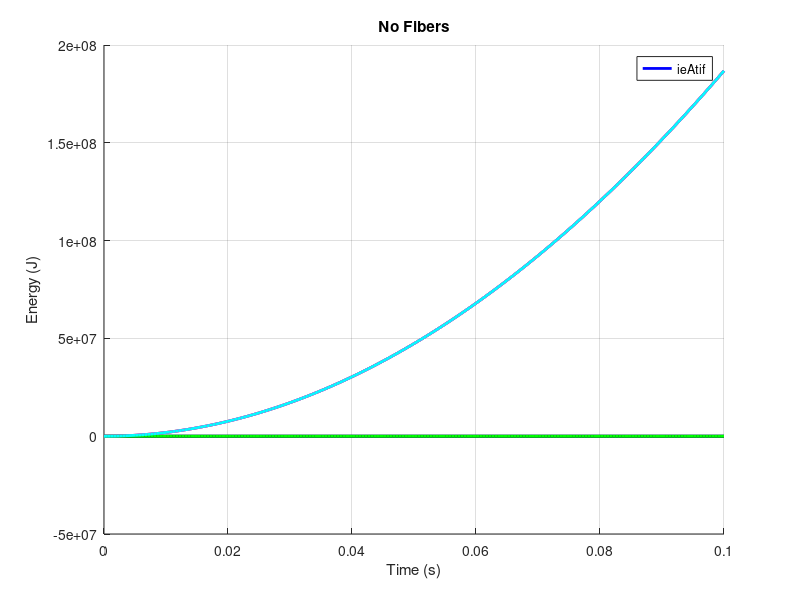
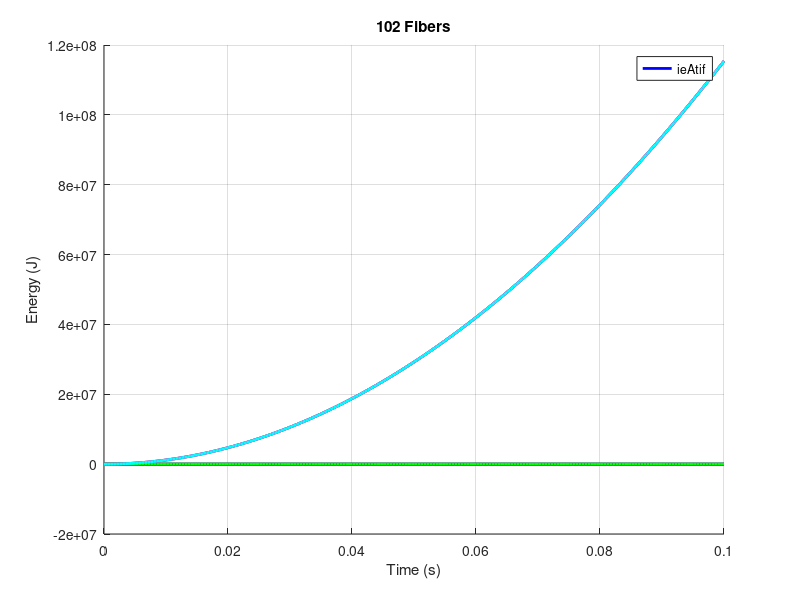
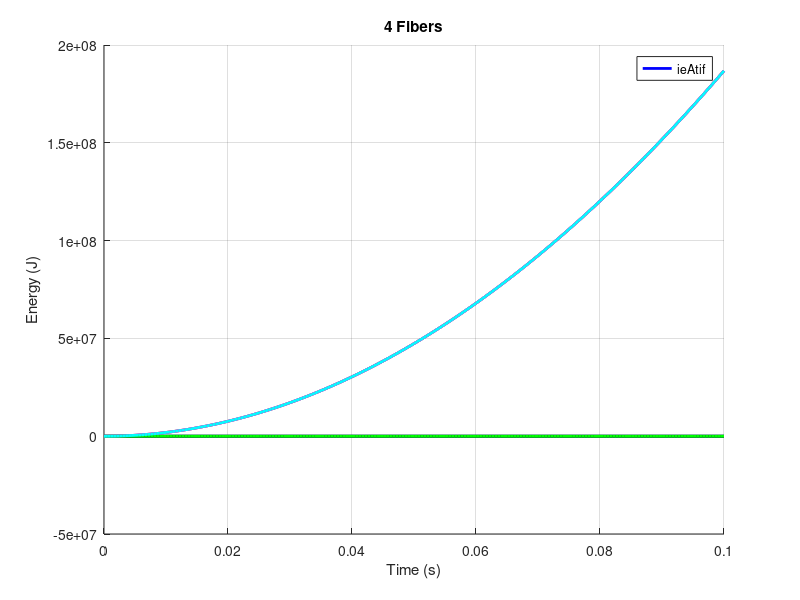
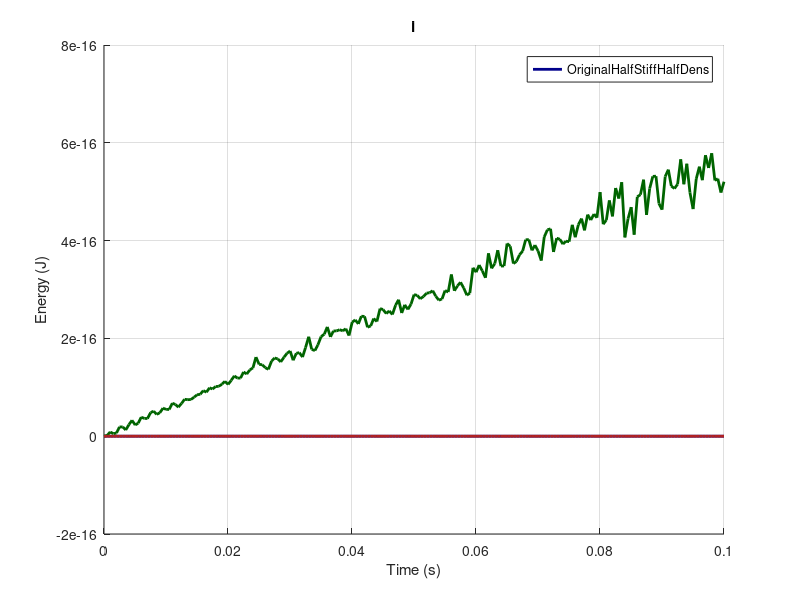

MATLAB code for these plots, in order: (Note: this script raises an error after producing the figures.)
clear; clc; close all;

% fid0=fopen("EmbeddedElt_Mod_Load0.txt",'r');
% fid1=fopen("EmbeddedElt_Mod_Load102.txt",'r');
% fid4=fopen("EmbeddedElt_Mod_Load4.txt",'r');



fid0=fopen("Flagshyp_1h_1e_en.txt",'r');
fid1=fopen("Flagshyp_1h_1e-HalfStiff.txt",'r');
fid4=fopen("Flagshyp_1h_1e-HalfDense.txt",'r');


Legend3=["Original","HalfStiff","HalfDens"];
Color0 = '#00008B';
Color1 = '#006400';
Color4 = '#B22222';
set(0,'defaultfigurecolor',[1 1 1]);

for i=1:4
    tline = fgetl(fid0);
    tline = fgetl(fid1);
    tline = fgetl(fid4);
end
Energy0 = fscanf(fid0, '%f ',[10,201]);
Energy1 = fscanf(fid1, '%f ',[10,201]);
Energy4 = fscanf(fid4, '%f ',[10,201]);

for i=1:4
    tline = fgetl(fid0);
    tline = fgetl(fid1);
    tline = fgetl(fid4);
end

Elt0 = fscanf(fid0, '%f ',[7,101]);
Elt1 = fscanf(fid1, '%f ',[7,101]);
Elt4 = fscanf(fid4, '%f ',[7,101]);

for i=1:3
    tline = fgetl(fid0);
    tline = fgetl(fid1);
    tline = fgetl(fid4);
end

Nodes0 = fscanf(fid0, '%f ',[17,101]);
Nodes1 = fscanf(fid1, '%f ',[17,101]);
Nodes4 = fscanf(fid4, '%f ',[17,101]);

fclose('all');
%% Energy Plots

EnergyLeg=["Time","Artificial Strain Energy", "Creep Dissapation","Total Strain Energy","Kinetic Energy","Plastic Dissipation", "Elastic Strain","Viscous Disipation", "External Work","Total Energy"];

%Elt0
figure(); hold on; grid on;
Legend0=[];
plot(Energy0(1,:),Energy0(2,:),'b','Linewidth', 2);
Legend0=[Legend0 EnergyLeg(2)];
% plot(Energy0(1,:),Energy0(3,:),'Linewidth', 1);
% Legend0=[Legend0 EnergyLeg(3)];
plot(Energy0(1,:),Energy0(4,:),'r','Linewidth', 2);
Legend0=[Legend0 EnergyLeg(4)];
plot(Energy0(1,:),Energy0(5,:),'k','Linewidth', 2);
Legend0=[Legend0 EnergyLeg(5)];
% plot(Energy0(1,:),Energy0(6,:),'Linewidth', 1);
% Legend0=[Legend0 EnergyLeg(6)];
plot(Energy0(1,:),Energy0(7,:),'m','Linewidth', 2);
Legend0=[Legend0 EnergyLeg(7)];
plot(Energy0(1,:),-Energy0(8,:),'g','Linewidth', 2);
Legend0=[Legend0 EnergyLeg(8)];
plot(Energy0(1,:),Energy0(9,:),'c','Linewidth', 2);
Legend0=[Legend0 EnergyLeg(9)];
xlabel("Time (s)");
ylabel("Energy (J)");
title("No Fibers");
legend(Legend0);
hold off;

%Elt1
figure(); hold on; grid on;
Legend1=[];
plot(Energy1(1,:),Energy1(2,:),'b','Linewidth', 2);
Legend1=[Legend1 EnergyLeg(2)];
% plot(Energy1(1,:),Energy1(3,:),'Linewidth', 1);
% Legend1=[Legend1 EnergyLeg(3)];
plot(Energy1(1,:),Energy1(4,:),'r','Linewidth', 2);
Legend1=[Legend1 EnergyLeg(4)];
plot(Energy1(1,:),Energy1(5,:),'k','Linewidth', 2);
Legend1=[Legend1 EnergyLeg(5)];
% plot(Energy1(1,:),Energy1(6,:),'Linewidth', 1);
% Legend1=[Legend1 EnergyLeg(6)];
plot(Energy1(1,:),Energy1(7,:),'m','Linewidth', 2);
Legend1=[Legend1 EnergyLeg(7)];
plot(Energy1(1,:),-Energy1(8,:),'g','Linewidth', 2);
Legend1=[Legend1 EnergyLeg(8)];
plot(Energy1(1,:),Energy1(9,:),'c','Linewidth', 2);
Legend1=[Legend1 EnergyLeg(9)];
xlabel("Time (s)");
ylabel("Energy (J)");
title("102 Fibers");
legend(Legend1);
hold off;

%Elt4
figure(); hold on; grid on;
Legend4=[];
plot(Energy4(1,:),Energy4(2,:),'b','Linewidth', 2);
Legend4=[Legend4 EnergyLeg(2)];
% plot(Energy4(1,:),Energy4(3,:),'Linewidth', 1);
% Legend4=[Legend4 EnergyLeg(3)];
plot(Energy4(1,:),Energy4(4,:),'r','Linewidth', 2);
Legend4=[Legend4 EnergyLeg(4)];
plot(Energy4(1,:),Energy4(5,:),'k','Linewidth', 2);
Legend4=[Legend4 EnergyLeg(5)];
% plot(Energy4(1,:),Energy4(6,:),'Linewidth', 1);
% Legend4=[Legend4 EnergyLeg(6)];
plot(Energy4(1,:),Energy4(7,:),'m','Linewidth', 2);
Legend4=[Legend4 EnergyLeg(7)];
plot(Energy4(1,:),-Energy4(8,:),'g','Linewidth', 2);
Legend4=[Legend4 EnergyLeg(8)];
plot(Energy4(1,:),Energy4(9,:),'c','Linewidth', 2);
Legend4=[Legend4 EnergyLeg(9)];
xlabel("Time (s)");
ylabel("Energy (J)");
title("4 Fibers");
legend(Legend4);
hold off;

for i=2:10
    figure; hold on; grid on;
    plot(Energy0(1,:),Energy0(i,:),'Color', Color0,'Linewidth', 2);
    plot(Energy1(1,:),Energy1(i,:),'Color', Color1,'Linewidth', 2);
    plot(Energy4(1,:),Energy4(i,:),'Color', Color4,'Linewidth', 2);
    xlabel("Time (s)");
    ylabel("Energy (J)");
    title(EnergyLeg(i));
    legend(Legend3);
%     legend("0Fiber","102Fiber","4Fiber");
end
%% Energy Summations 

%["Time","Artificial Strain Energy", "Creep Dissapation","Total Strain Energy","Kinetic Energy","Plastic Dissipation", "Elastic Strain","Viscous Disipation", "External Work","Total Energy"];

    %Energy Balance All Sims
    figure; hold on; grid on;
    plot(Energy0(1,:),Energy0(4,:),'Color', '#00008B' ,'Linewidth', 1,'MarkerIndices',1:5:100); 
    plot(Energy0(1,:),Energy0(4,:)-Energy0(9,:)+Energy0(5,:)+Energy0(2,:),'Color','#4169E1','Linewidth', 1,'MarkerIndices',1:5:100);
    plot(Energy0(1,:),-Energy0(9,:),'Color', '#1E90FF','Linewidth', 1,'MarkerIndices',1:5:100);
    
    plot(Energy1(1,:),Energy1(4,:),'Color','#006400','Linewidth', 1,'MarkerIndices',1:5:100);
    plot(Energy1(1,:),Energy1(4,:)-Energy1(9,:)+Energy1(5,:)+Energy1(2,:),'Color',  '#228B22','Linewidth', 1,'MarkerIndices',1:5:100);
    plot(Energy1(1,:),-Energy1(9,:),'Color','#3CB371' ,'Linewidth', 1,'MarkerIndices',1:5:100);
    
    plot(Energy4(1,:),Energy4(4,:),'Color','#B22222' ,'Linewidth', 1,'MarkerIndices',1:5:100);
    plot(Energy4(1,:),Energy4(4,:)-Energy4(9,:)+Energy4(5,:)+Energy4(2,:),'Color','#FF4500' ,'Linewidth', 1,'MarkerIndices',1:5:100);
    plot(Energy4(1,:),-Energy4(9,:), 'Color','#FF6347','Linewidth', 1,'MarkerIndices',1:5:100);
    
    
    xlabel("Time (s)");
    ylabel("Energy (J)");
    title("Energy Balance");   
    legend("0Fiber Strain Energy","0Fiber Total Energy","0Fiber External Work","102Fiber Strain Energy","102Fiber Total Energy","102Fiber External Work","4Fiber Strain Energy","4Fiber Total Energy","4Fiber External Work");
    
    %Summation of Energy Terms
%     figure; hold on; grid on;
%     plot(Energy0(1,:),Energy0(4,:)-Energy0(8,:)+Energy0(5,:)+Energy0(2,:),'Linewidth', 1);
%     plot(Energy1(1,:),Energy1(4,:)-Energy1(7,:)+Energy1(5,:)+Energy1(2,:),'Linewidth', 1);
%     plot(Energy4(1,:),Energy4(4,:)-Energy4(7,:)+Energy4(5,:)+Energy4(2,:),'Linewidth', 1);
%     xlabel("Time (s)");
%     ylabel("Energy (J)");
%     title("Summation of All Energy");
%     legend("Elt0","Elt1","Elt4");
%     
     
    %Conservation of Energy 0
    figure; hold on; grid on;
    plot(Energy0(1,:),Energy0(4,:),'Color', '#00008B','Linewidth', 1);
    plot(Energy0(1,:),-Energy0(9,:),'Color','#4169E1','Linewidth', 1);
    plot(Energy0(1,:),Energy0(4,:)-Energy0(9,:),'Color', '#1E90FF','Linewidth', 1);
    xlabel("Time (s)");
    ylabel("Energy (J)");
    title("Elt0");
    legend("Strain Energy","External Work","Sum");
    
    %Conservation of Energy 1
    figure; hold on; grid on;
    plot(Energy1(1,:),Energy1(4,:),'Color','#006400','Linewidth', 1);
    plot(Energy1(1,:),-Energy1(9,:),'Color',  '#228B22','Linewidth', 1);
    plot(Energy1(1,:),Energy1(4,:)-Energy1(9,:),'Color','#3CB371','Linewidth', 1);
    xlabel("Time (s)");
    ylabel("Energy (J)");
    title("Elt102");
    legend("Strain Energy","External Work","Sum");
    
    %Conservaion of Energy 4
    figure; hold on; grid on;
    plot(Energy4(1,:),Energy4(4,:),'Color','#B22222' ,'Linewidth', 1);
    plot(Energy4(1,:),-Energy4(9,:),'Color','#FF4500','Linewidth', 1);
    plot(Energy4(1,:),Energy4(4,:)-Energy4(9,:),'Color','#FF6347','Linewidth', 1);
    xlabel("Time (s)");
    ylabel("Energy (J)");
    title("Elt4");
    legend("Strain Energy","External Work","Sum");

%% Element Outputs

EltLeg=["Time (s)","ER33","ER Max Principal","LE33","LE Max Principal","S Max Principal","S33"];

%ER33
% figure; hold on; grid on;
% plot(Elt0(1,:),Elt0(2,:),'Linewidth', 2);
% plot(Elt1(1,:),Elt1(2,:),'Linewidth', 2);
% plot(Elt4(1,:),Elt4(2,:),'Linewidth', 2);
% xlabel("Time (s)");
% ylabel("Strain Rate (1/s)");
% title(EltLeg(2));
% legend(Legend3);

%ER Max Principle
figure; hold on; grid on;
plot(Elt0(1,:),Elt0(3,:),'Linewidth', 2);
plot(Elt1(1,:),Elt1(3,:),'Linewidth', 2);
plot(Elt4(1,:),Elt4(3,:),'Linewidth', 2);
xlabel("Time (s)");
ylabel("Strain Rate (1/s)");
title(EltLeg(3));
legend(Legend3);

%LE33
% figure; hold on; grid on;
% plot(Elt0(1,:),Elt0(4,:),'Linewidth', 2);
% plot(Elt1(1,:),Elt1(4,:),'Linewidth', 2);
% plot(Elt4(1,:),Elt4(4,:),'Linewidth', 2);
% xlabel("Time (s)");
% ylabel("Strain");
% title(EltLeg(4));
% legend(Legend3);
% LE33=[Elt0(4,:);Elt1(4,:);Elt4(4,:)];

%LE Max Principle
figure; hold on; grid on;
plot(Elt0(1,:),Elt0(5,:),'Color', Color0,'Linewidth', 2);
plot(Elt1(1,:),Elt1(5,:),'Color', Color1,'Linewidth', 2);
plot(Elt4(1,:),Elt4(5,:),'Color', Color4,'Linewidth', 2);
xlabel("Time (s)");
ylabel("Strain");
title(EltLeg(5));
legend(Legend3);

%S Max Principle
% figure; hold on; grid on;
% plot(Elt0(1,:),Elt0(6,:),'Linewidth', 2);
% plot(Elt1(1,:),Elt1(6,:),'Linewidth', 2);
% plot(Elt4(1,:),Elt4(6,:),'Linewidth', 2);
% xlabel("Time (s)");
% ylabel("Stress (Pa)");
% title(EltLeg(6));
% legend(Legend3);

%S33
% figure; hold on; grid on;
% plot(Elt0(1,:),Elt0(7,:),'Linewidth', 2);
% plot(Elt1(1,:),Elt1(7,:),'Linewidth', 2);
% plot(Elt4(1,:),Elt4(7,:),'Linewidth', 2);
% xlabel("Time (s)");
% ylabel("Stress (Pa)");
% title(EltLeg(7));
% legend(Legend3);

%Stress vs Strain
% figure; hold on; grid on;
% plot(Elt0(4,:),Elt0(7,:),'Linewidth', 2);
% plot(Elt1(4,:),Elt1(7,:),'Linewidth', 2);
% plot(Elt4(4,:),Elt4(7,:),'Linewidth', 2);
% xlabel("Strain");
% ylabel("Stress (Pa)");
% title("Stress Strain");
% legend(Legend3);

%% Node Outputs

Force0=Nodes0(6,:)+Nodes0(7,:)+Nodes0(8,:)+Nodes0(9,:);
NodesTot0=[Nodes0(1,:);Nodes0(10,:);Nodes0(14,:);Nodes0(2,:);Force0];
Force1=Nodes1(6,:)+Nodes1(7,:)+Nodes1(8,:)+Nodes1(9,:);
NodesTot1=[Nodes1(1,:);Nodes1(10,:);Nodes1(14,:);Nodes1(2,:);Force1];
Force4=Nodes4(6,:)+Nodes4(7,:)+Nodes4(8,:)+Nodes4(9,:);
NodesTot4=[Nodes4(1,:);Nodes4(10,:);Nodes4(14,:);Nodes4(2,:);Force4];

NodesLeg=["Time (s)", "Displacement", "Velocity","Acceleration","Applied Force"];

%Front Face Displacement
figure; hold on; grid on;
plot(NodesTot0(1,:),NodesTot0(2,:),'Linewidth', 2);
plot(NodesTot1(1,:),NodesTot1(2,:),'Linewidth', 2);
plot(NodesTot4(1,:),NodesTot4(2,:),'Linewidth', 2);
xlabel("Time (s)");
ylabel("Dispacement (m)");
title(NodesLeg(2));
legend(Legend3);

%Front Face Velocity
figure; hold on; grid on;
plot(NodesTot0(1,:),NodesTot0(3,:),'Linewidth', 2);
plot(NodesTot1(1,:),NodesTot1(3,:),'Linewidth', 2);
plot(NodesTot4(1,:),NodesTot4(3,:),'Linewidth', 2);
xlabel("Time (s)");
ylabel("Velocity (m/s)");
title(NodesLeg(3));
legend(Legend3);

%Front Face Acceleration 
figure; hold on; grid on;
plot(NodesTot0(1,:),NodesTot0(4,:),'Linewidth', 2);
plot(NodesTot1(1,:),NodesTot1(4,:),'Linewidth', 2);
plot(NodesTot4(1,:),NodesTot4(4,:),'Linewidth', 2);
xlabel("Time (s)");
ylabel("Acceleration (m/s^2)");
title(NodesLeg(4));
legend(Legend3);

% Applied Force (- of Reaction Force)
figure; hold on; grid on;
plot(NodesTot0(1,:),-NodesTot0(5,:),'Linewidth', 2);
plot(NodesTot1(1,:),-NodesTot1(5,:),'Linewidth', 2);
plot(NodesTot4(1,:),-NodesTot4(5,:),'Linewidth', 2);
xlabel("Time (s)");
ylabel("Applied Force (N)");
title(NodesLeg(5));
legend(Legend3);


%Force vs Strain
% figure; hold on; grid on;
% plot(Elt0(4,:),-NodesTot0(5,:),'Linewidth', 2);
% % plot(Elt0(4,:),-NodesTot0(5,:),'bo');
% plot(Elt1(4,:),-NodesTot1(5,:),'Linewidth', 2);
% % plot(Elt1(4,:),-NodesTot1(5,:),'bo');
% plot(Elt4(4,:),-NodesTot4(5,:),'Linewidth', 2);
% % plot(Elt4(4,:),-NodesTot4(5,:),'bo');
% xlabel("Log Strain");
% ylabel("Applied Force (N)");
% title("Reaction Force vs Log Strain");
% legend(Legend3);

%%

% Applied Force (- of Reaction Force) vs Displacment
figure; hold on; grid on;
plot(NodesTot0(2,:),-NodesTot0(5,:),'Linewidth', 2);
plot(NodesTot1(2,:),-NodesTot1(5,:),'Linewidth', 2);
plot(NodesTot4(2,:),-NodesTot4(5,:),'Linewidth', 2);
xlabel("Distance (m)");
ylabel("Applied Force (N)");
title("Applied Force vs Displacement");
legend(Legend3);

%Integrate Fdt and plot results
%Use Trapezodal Rule

LinearF=NodesTot0(1,:)*4;
ApE0 = zeros(1,size(NodesTot0,2));
ApE1 = zeros(1,size(NodesTot1,2));
ApE4 = zeros(1,size(NodesTot4,2));
for i=2:size(NodesTot0,2)
    ApE0(i)= ApE0(i-1)+(NodesTot0(2,i)-NodesTot0(2,i-1))*0.5*(-NodesTot0(5,i-1)-NodesTot0(5,i));
    ApE1(i)= ApE1(i-1)+(NodesTot1(2,i)-NodesTot1(2,i-1))*0.5*(-NodesTot1(5,i-1)-NodesTot1(5,i));
    ApE4(i)= ApE4(i-1)+(NodesTot4(2,i)-NodesTot4(2,i-1))*0.5*(-NodesTot4(5,i-1)-NodesTot4(5,i));
end
% Applied (Linear) Force vs Displacment
figure; hold on; grid on;
LinearF=NodesTot0(1,:)*4;
plot(NodesTot0(2,:),LinearF,'Color',Color0,'Linewidth', 2);
plot(NodesTot1(2,:),LinearF,'Color',Color1,'Linewidth', 2);
plot(NodesTot4(2,:),LinearF,'Color',Color4,'Linewidth', 2);
xlabel("Distance (m)");
ylabel("Applied (Linearized) Force (N)");
title("Applied (Linearized) Force vs Displacement");
legend(Legend3);

% Added Energy vs Displacement
figure; hold on; grid on;
plot(NodesTot0(2,:),ApE0,'Linewidth', 2);
plot(NodesTot1(2,:),ApE1,'Linewidth', 2);
plot(NodesTot4(2,:),ApE4,'Linewidth', 2);
xlabel("Distance (m)");
ylabel("Applied Energy (Nm)");
title("Applied Energy vs Displacement");
legend(Legend3);

% x1=find(ApE1==max(ApE1),1);
% plot(NodesTot0(2,:),ones(1,101)*max(ApE1),'k','Linewidth', 1);
% x0=find(ApE0>=max(ApE1),1);
% x4=find(ApE4>=max(ApE1),1);

%Strain Energy vs Displacement 
% figure; hold on; grid on;
% plot(NodesTot0(2,:),Energy0(4,:),'Linewidth', 2);
% plot(NodesTot1(2,:),Energy1(4,:),'Linewidth', 2);
% plot(NodesTot4(2,:),Energy4(4,:),'Linewidth', 2);
% xlabel("Distance (m)");
% ylabel("Strain Energy (J)");
% title("Strain Energy vs Displacement");
% legend(Legend3);;
%%
    %Energy Balance All Sims Truncated Displacement
% 
%     x1=find(max(Energy1(4,:))==(max(Energy1(4,:))),1);
%     x0=find(Energy0(4,:)>=max(Energy1(4,:)),1);
%     x4=find(Energy4(4,:)>=max(Energy1(4,:)),1);
% 
%     
%     figure; hold on; grid on;
%     plot(NodesTot0(2,1:x0),Energy0(4,1:x0),'Color', '#00008B' ,'Linewidth', 1,'MarkerIndices',1:5:100); 
%     plot(NodesTot0(2,1:x0),Energy0(4,1:x0)-Energy0(8,1:x0)+Energy0(5,1:x0)+Energy0(2,1:x0),'Color','#4169E1','Linewidth', 1,'MarkerIndices',1:5:100);
%     plot(NodesTot0(2,1:x0),-Energy0(8,1:x0),'Color', '#1E90FF','Linewidth', 1,'MarkerIndices',1:5:100);
%     
%     plot(NodesTot1(2,1:x1),Energy1(4,1:x1),'Color','#006400','Linewidth', 1,'MarkerIndices',1:5:100);
%     plot(NodesTot1(2,1:x1),Energy1(4,1:x1)-Energy1(8,1:x1)+Energy1(5,1:x1)+Energy1(2,1:x1),'Color',  '#228B22','Linewidth', 1,'MarkerIndices',1:5:100);
%     plot(NodesTot1(2,1:x1),-Energy1(8,1:x1),'Color','#3CB371' ,'Linewidth', 1,'MarkerIndices',1:5:100);
%     
%     plot(NodesTot4(2,1:x4),Energy4(4,1:x4),'Color','#B22222' ,'Linewidth', 1,'MarkerIndices',1:5:100);
%     plot(NodesTot4(2,1:x4),Energy4(4,1:x4)-Energy4(8,1:x4)+Energy4(5,1:x4)+Energy4(2,1:x4),'Color','#FF4500' ,'Linewidth', 1,'MarkerIndices',1:5:100);
%     plot(NodesTot4(2,1:x4),-Energy4(8,1:x4), 'Color','#FF6347','Linewidth', 1,'MarkerIndices',1:5:100);
%     
%     plot(NodesTot0(2,:),ones(1,101)*max(Energy1(4,1:x1)),'k','Linewidth', 1);
%     plot(NodesTot0(2,:),ones(1,101)*-max(Energy1(8,1:x1)),'k','Linewidth', 1);
%     
%     xlabel("Displacment (m)");
%     ylabel("Energy (J)");
%     title("Energy Balance");   
%     legend("0Fiber Strain Energy","0Fiber Total Energy","0Fiber External Work","102Fiber Strain Energy","102Fiber Total Energy","102Fiber External Work","4Fiber Strain Energy","4Fiber Total Energy","4Fiber External Work");
   
    
    %Strain Energy vs Displa
    figure; hold on; grid on;
    plot(NodesTot0(2,:),Energy0(4,:),'Color', '#00008B' ,'Linewidth', 2);
    plot(NodesTot1(2,:),Energy1(4,:),'Color','#006400','Linewidth', 2);
    plot(NodesTot4(2,:),Energy4(4,:),'Color','#B22222' ,'Linewidth', 2);
%     plot(NodesTot4(2,:),Energy4(4,1:2:201),'Color','#B22222' ,'Linewidth', 2);
    xlabel("Distance (m)");
    ylabel("Strain Energy (J)");
    title("Strain Energy vs Displacement");
    legend(Legend3);
    